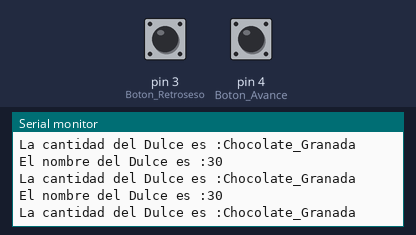
Recording of a sketch running on a simulated Arduino Uno, built with avr-gcc and run on an emulated ATmega328P. Parts: the last lines printed to the serial monitor. The test bench sets the inputs (shaded band); at power-on: pin 3 (Boton_Retroseso) LOW, pin 4 (Boton_Avance) LOW.

Above: at 1.2 s.
1.3 s: pin 3 (Boton_Retroseso) pulled HIGH for 0.15 s
At 1.7 s:
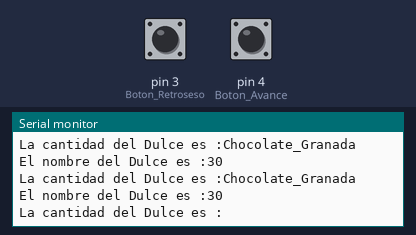
3.3 s: pin 4 (Boton_Avance) pulled HIGH for 1 s
At 4.2 s:
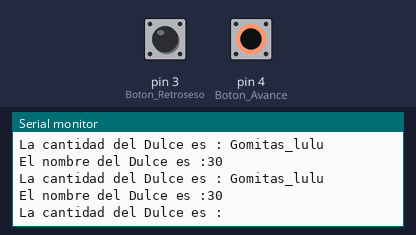
5.8 s: pin 4 (Boton_Avance) pulled HIGH for 0.15 s
At 6.17 s:
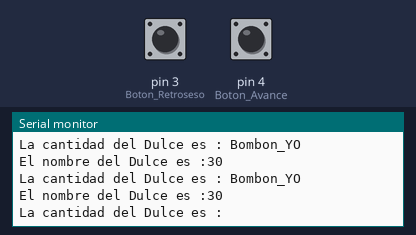
7.8 s: pin 3 (Boton_Retroseso) pulled HIGH for 1 s
At 8.18 s:
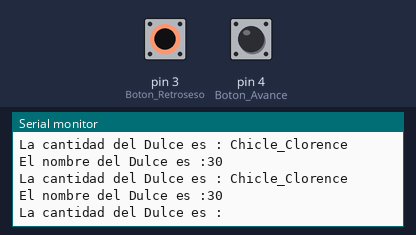
11.8 s: pin 3 (Boton_Retroseso) pulled HIGH for 0.15 s
At 12.15 s:
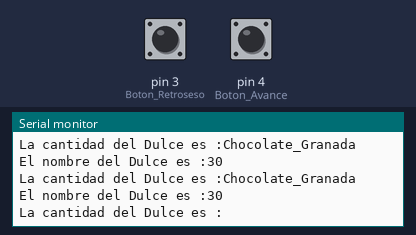
14.9 s: pin 4 (Boton_Avance) pulled HIGH for 0.15 s
At 15.27 s:
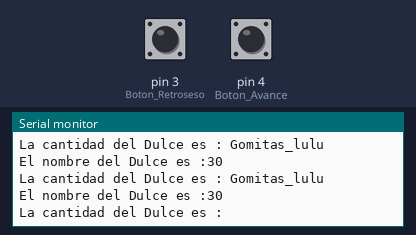

The sketch:

Taller_semana_3.ino
```cpp
/*
   Fundacion Kinal
   Centro educativo tecnico laboral Kinal
   Quinto perito
   Quinto electronica
   Codigo Tecnico: EB5AM
   Curso: Taller de electronica digital y reparacion de computadoras I
   Proyecto:
   Dev: Jose Guamuch
   Fecha: 19 de abril
   */
#define Boton_Avance 4
#define Boton_Retroseso 3

byte contador = 1;

struct Maquina_Dulces
{
char nombre_dulce [50];
byte cantidad_stock;
};

Maquina_Dulces dulce1 = {"Chocolate_Granada",30};
Maquina_Dulces dulce2 = {" Bombon_YO" , 30};
Maquina_Dulces dulce3 = {" Chicle_Clorence", 30 };
Maquina_Dulces dulce4 = {" Gomitas_lulu ", 30 };

void setup(){
  Serial.begin(9600);
  pinMode(Boton_Avance, INPUT);
  pinMode(Boton_Retroseso, INPUT);

}
void loop()
{
  if (contador == 1){
  Serial.println(dulce1.nombre_dulce );
  Serial.print("El nombre del Dulce es :");
  Serial.println(dulce1.cantidad_stock );
  Serial.print("La cantidad del Dulce es :");
  } else if (contador == 2) {
  Serial.println(dulce2.nombre_dulce );
  Serial.print("El nombre del Dulce es :");
  Serial.println(dulce2.cantidad_stock );
  Serial.print("La cantidad del Dulce es :");
  } else if (contador == 3) {
  Serial.println(dulce3.nombre_dulce );
  Serial.print("El nombre del Dulce es :");
  Serial.println(dulce3.cantidad_stock );
  Serial.print("La cantidad del Dulce es :");
  } else if (contador == 4) {
  Serial.println(dulce4.nombre_dulce );
  Serial.print("El nombre del Dulce es :");
  Serial.println(dulce4.cantidad_stock );
  Serial.print("La cantidad del Dulce es :");
  } else if (contador > 4){
    delay(0);
    contador = 1;
  } else {
    delay(0);
    contador = 4;
  }
  if(digitalRead(Boton_Retroseso)==HIGH){
   delay(500);
    contador = contador-1;
  } else if(digitalRead(Boton_Avance)==HIGH) {
    delay(500);
    contador = contador+1;
  }

}
```

Measured:
- after the input at 1.3 s, the serial monitor: prints a new line after 0.12 s (image 1)
- after the input at 11.8 s, the serial monitor: prints a new line after 0.06 s (image 5)
- after the input at 14.9 s, the serial monitor: prints a new line after 0.09 s (image 6)
